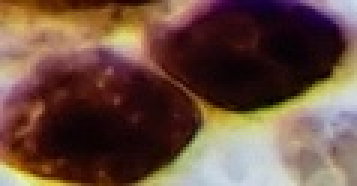
#> input picture WebApp/app/Reference/black/cell572#new8.jpg, 119 x 62 px (shown 3 times larger); its folder holds only this picture in this run
$ python -i resources.py   (imports and definitions only)
#> lines starting #> are read from the running program, lines starting #| are printed output that depends on the picture
## IMPORTS
import skimage.morphology
from .variables import *
from time import time
from cv2 import imread, imwrite, imshow, namedWindow, resize, resizeWindow, waitKey, destroyWindow, threshold, morphologyEx, INTER_AREA
from cv2 import split, THRESH_BINARY, bitwise_and, getStructuringElement, MORPH_ELLIPSE, MORPH_OPEN, MORPH_CLOSE, COLOR_BGRA2GRAY
from cv2 import findContours, RETR_TREE, CHAIN_APPROX_SIMPLE, boundingRect, WINDOW_NORMAL, drawContours, cvtColor, resize
from cv2 import setMouseCallback, EVENT_RBUTTONDOWN, FONT_HERSHEY_SIMPLEX, destroyAllWindows
from cv2 import Canny as CVCanny
from sys import exit
from copy import deepcopy
from os import listdir
from sys import version
from functools import lru_cache

from scipy.signal import convolve2d
from scipy.ndimage import convolve


## CLASSES

class Set:
    def __init__(self, first, second):
        self.first = first
        self.second = second

    def get_firsts(self):
        return self.first

    def get_seconds(self):
        return self.second

    def print(self):
        print(f'first {self.first} second {self.second} \n')


class Parameters:
    # [16 lines left out: function __init__, not called in this run]


class SegmentationResult:
    # [297 lines left out: functions __init__, plot_photo, printArr, preprocess, contoursProcessing, filterWhiteAndBlackCells and 8 more, not called in this run]


def scale(arr, newMax):
    return ((arr-arr.min()) / (arr.max() - arr.min()))*newMax


# [92 lines that did not run here, left out]


def imageThreshold(grayImage, localNeighborhood=51, lowLimitForMask=20):
    '''
    :param image: input image which will be thresholded
    :param lcoalNeighborhood: size of part of image which will be considered for threshold
    :return: image after thresholding
    '''

    # what if given image is not in gray scale
    if len(grayImage.shape) >= 3:
        image = cvtColor(grayImage, COLOR_BGRA2GRAY)

    result = np.zeros_like(grayImage)   # zeros_like creates copy of given array and filled with zeros

    # filter background and making a mask
    ret, mask = threshold(grayImage, lowLimitForMask, 255, THRESH_BINARY)
    grayImage = bitwise_and(grayImage, grayImage, mask=mask)

    # iteration through every pixel on image
    for row in range(grayImage.shape[0]):
        for col in range(grayImage.shape[1]):
            # Calculate the size of neighborhood
            min_row = max(0, row - localNeighborhood // 2)
            max_row = min(grayImage.shape[0], row + localNeighborhood // 2 + 1)
            min_col = max(0, col - localNeighborhood // 2)
            max_col = min(grayImage.shape[1], col + localNeighborhood // 2 + 1)

            # Extract the neighborhood part of image
            neighborhood = grayImage[min_row:max_row, min_col:max_col]

            # Calculate the local threshold using Gaussian weighted average
            # np.std function to calculate standard deviation(odchylenie standardowe) , equation of
            # np.std() is  np.sqrt(np.mean(abs(a - a.mean())**2))
            # std maybe useful but it is not necessary

            local_threshold = np.mean(neighborhood)

            ## Use previously calculated local threshold
            if grayImage[row, col] > local_threshold:
                result[row, col] = 255
            else:
                result[row, col] = 0

    # apply morphology -- get getStructuringElement składa nam maciez o zadanych wymiarach która bedzie nam potrzebna
    #   -- morphologyEx pozwala wyłapać kontur : MORPH_OPEN czysci tło ze smieci a MORPH_CLOSE czysci kontury komórek
    #      ze smieci
    kernel = getStructuringElement(MORPH_ELLIPSE, (5, 5))
    thresh = morphologyEx(result, MORPH_OPEN, kernel)
    kernel = getStructuringElement(MORPH_ELLIPSE, (12, 12))
    result = morphologyEx(thresh, MORPH_CLOSE, kernel)

    return result


# [94 lines left out: functions split_on_lists, main, save_cells, not called in this run]


def get_coordinates_from_filename(path):
    return tuple([int(cor[0]) for cor in [ele.split(' ') for ele in path.split('_')][1:5]])


# [67 lines of commented-out code are left out]

>>> import cv2
>>> picture = cv2.imread('Reference/black/cell572#new8.jpg', cv2.IMREAD_GRAYSCALE)
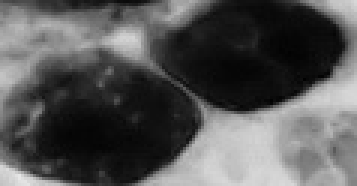
#> picture: shape (62, 119) (shown 3 times larger); min 1, max 230, mean 85
>>> result = imageThreshold(picture)
#> (the run stopped early here; a loop or call above may not have finished)
